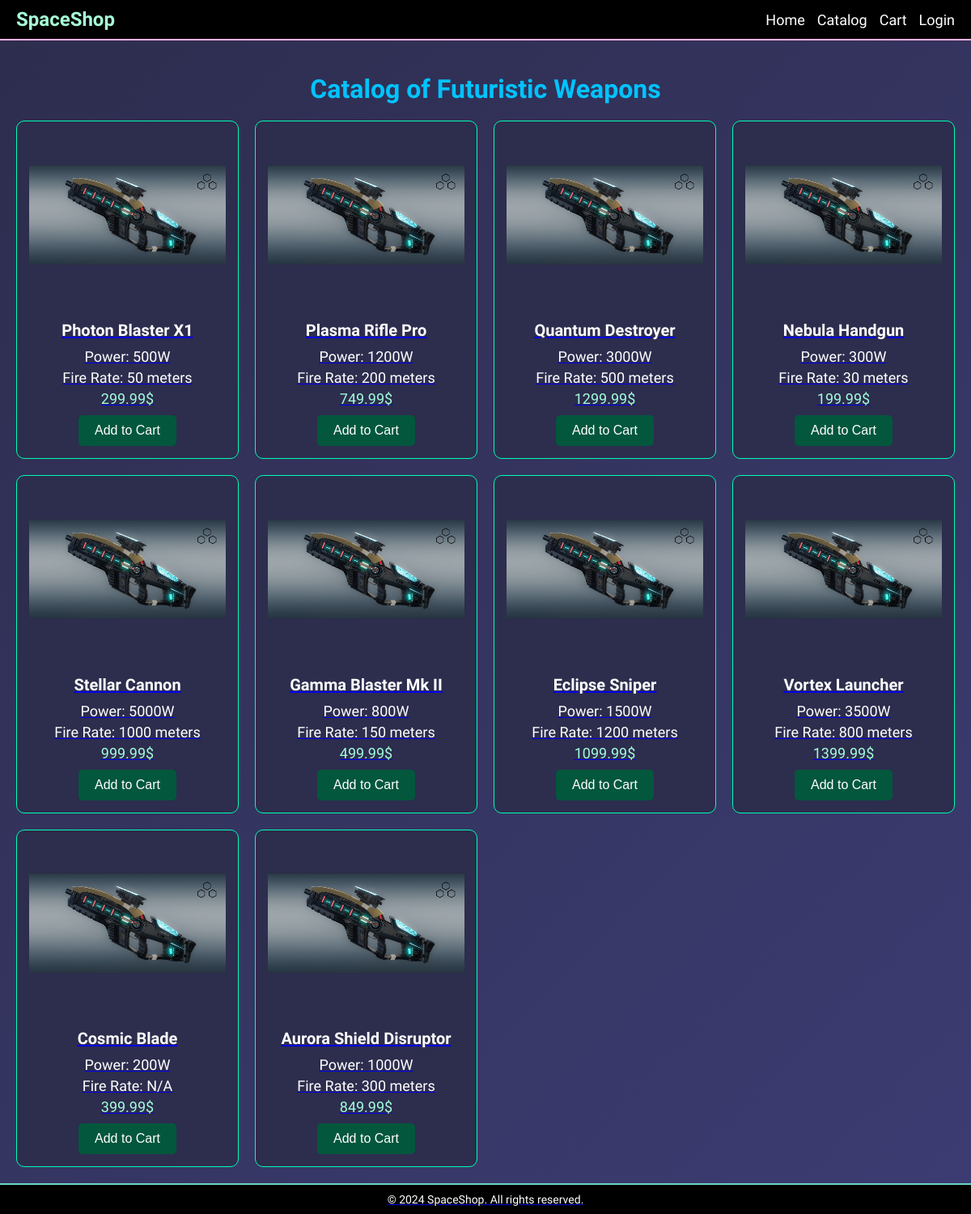
Page /catalog/ on the committed database.
### hello/models.py (models this page shows, shortened)
class Weapon(models.Model):
    name = models.CharField(max_length=100)
    price = models.DecimalField(max_digits=10, decimal_places=2)
    description = models.TextField()
    power_consumption = models.CharField(max_length=50)
    charging_method = models.CharField(max_length=50)
    range = models.CharField(max_length=50)
    weight = models.CharField(max_length=50)
    warranty = models.CharField(max_length=50)

### hello/views.py (the view)
# urls.py: path('catalog/', CatalogView.as_view(), name="catalog"),
class CatalogView(View):
    def get(self, request, *args, **kwargs):
        from hello.models import Weapon
        weapons = Weapon.objects.all()
        print(request.build_absolute_uri()) #optional
        print("CATALOG ON")
        return render(
            request,
            'catalog.html',
            {
                'weapons': weapons,
                'user': request.user
            }
        )

### hello/templates/catalog.html (shortened to what this page needs)
{% load static %}
<!DOCTYPE html>
<html lang="en">
<head>
    {% block styles %}
    <link rel="stylesheet" type="text/css" href="{% static 'css/auth.css' %}" />
    <link rel="stylesheet" type="text/css" href="{% static 'css/catalog.css' %}" />
    {% endblock %}
</head>
<body>
    <nav class="navbar">
        <div class="logo">SpaceShop</div>
        <ul class="nav-links">
            <li><a href="{% url 'home' %}">Home</a></li>
            <li><a href="#">Catalog</a></li>
            <li><a href="{% url 'cart' %}">Cart</a></li>
            {% if user.is_authenticated %}
            <li><a>
                <form id='logout' action="{% url 'logout' %}" method="post">
                  {% csrf_token %}
                  <button type="submit">Logout</button>
                </form>
            </a></li>
            {% else %}
            <li><a href="#" id="login">Login</a></li>
            {% endif %}
        </ul>
    </nav>
    <main class="catalog-content">
        <h1>Catalog of Futuristic Weapons</h1>
        <div class="catalog-grid">
            {% for weapon in weapons %}
            <a  href="{% url 'product' name=weapon.name %}">
                <div class="product-card">
                    <img src="{% static 'images/gun3.jpg' %}" alt="Laser Gun">
                    <h2 class="plain">{{weapon.name}}</h2>
                    <p class="plain">Power: {{weapon.power_consumption}}</p>
                    <p class="plain">Fire Rate: {{weapon.range}}</p>
                    <p class="price plain">{{weapon.price}}$</p>
                    <button id="addtocart" class="btn">Add to Cart</button>
                </div>
            {% endfor %}
        </div>
    </main>
    <footer class="footer">
        <p>&copy; 2024 SpaceShop. All rights reserved.</p>
    </footer>
</body>
</html>

### hello/static/css/catalog.css (style rules this page uses)
body { margin: 0; font-family: 'Orbitron', sans-serif; background: linear-gradient(135deg, #2d2d4e, #3c3c73); color: #ffffff; }
.navbar { display: flex; justify-content: space-between; align-items: center; padding: 10px 20px; background: #000000; border-bottom: 2px solid #ffafde; }
.navbar .logo { font-size: 24px; font-weight: bold; color: #a7ffd6; }
.nav-links { list-style: none; display: flex; gap: 15px; padding: 0; margin: 0; }
.nav-links li { display: inline-block; }
.nav-links a { text-decoration: none; color: #ffffff; font-size: 18px; transition: color 0.3s ease; }
a .product-card p { text-decoration: none !important; color: #ffffff; font-size: 18px; transition: color 0.3s ease; }
.plain { text-decoration: none !important; }
.catalog-content { padding: 20px; max-width: 1200px; margin: auto; text-align: center; }
.catalog-content h1 { font-size: 32px; color: #00c3ff; margin-bottom: 20px; }
.catalog-grid { display: grid; grid-template-columns: repeat(auto-fit, minmax(250px, 1fr)); gap: 20px; }
.product-card { background: #2d2d4e; border: 1px solid #00ffb3; border-radius: 10px; text-align: center; padding: 15px; transition: transform 0.3s ease, box-shadow 0.3s ease; }
.product-card img { width: 100%; border-radius: 8px; margin-bottom: 10px; height: 200px; object-fit: contain; }
.product-card h2 { font-size: 20px; margin-bottom: 10px; color: #ffffff; }
.product-card p { margin: 5px 0; font-size: 16px; color: #cccccc; }
.product-card .price { font-size: 18px; color: #a3ffdc; margin-bottom: 10px; }
.product-card .btn { background: #03573d; color: #ffffff; padding: 10px 20px; font-size: 16px; border: none; border-radius: 5px; cursor: pointer; transition: background 0.3s ease, transform 0.2s ease; }
.footer { background: #000000; text-align: center; padding: 10px; border-top: 2px solid #6ad6c4; }
.footer p { margin: 0; font-size: 14px; color: #ffffff; }

### rows in the picture
Weapon: name "Photon Blaster X1", power_consumption "500W", range "50 meters", price "299.99"
Weapon: name "Plasma Rifle Pro", power_consumption "1200W", range "200 meters", price "749.99"
Weapon: name "Quantum Destroyer", power_consumption "3000W", range "500 meters", price "1299.99"
Weapon: name "Nebula Handgun", power_consumption "300W", range "30 meters", price "199.99"
Weapon: name "Stellar Cannon", power_consumption "5000W", range "1000 meters", price "999.99"
Weapon: name "Gamma Blaster Mk II", power_consumption "800W", range "150 meters", price "499.99"
Weapon: name "Eclipse Sniper", power_consumption "1500W", range "1200 meters", price "1099.99"
Weapon: name "Vortex Launcher", power_consumption "3500W", range "800 meters", price "1399.99"
Weapon: name "Cosmic Blade", power_consumption "200W", range "N/A", price "399.99"
Weapon: name "Aurora Shield Disruptor", power_consumption "1000W", range "300 meters", price "849.99"
